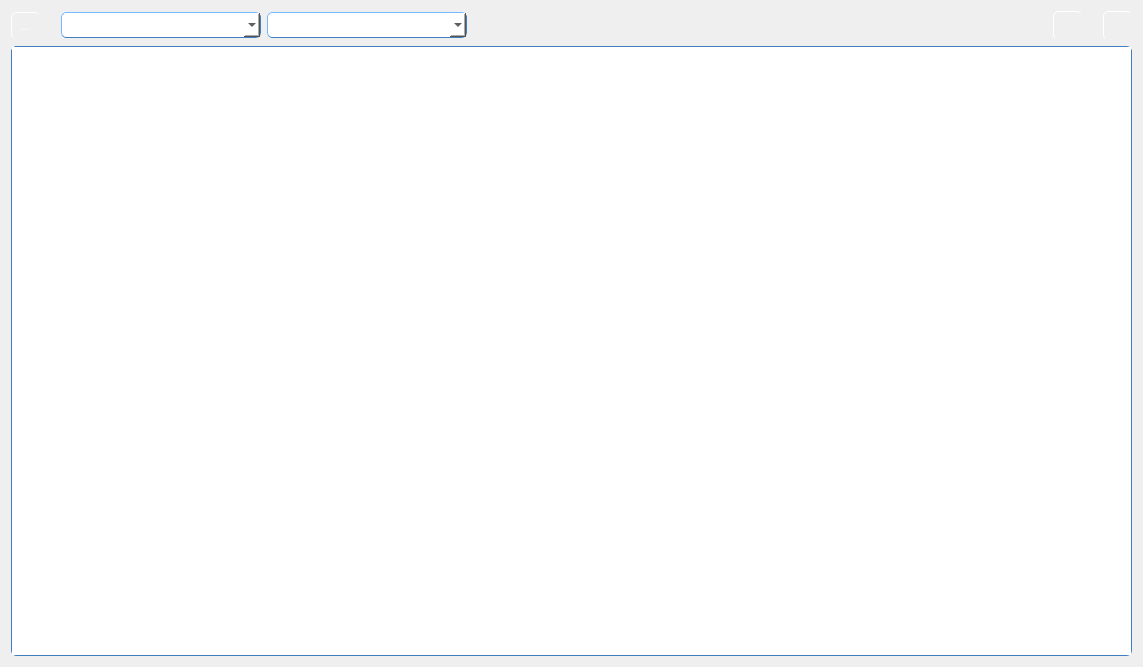
<?xml version="1.0" encoding="UTF-8"?>
<ui version="4.0">
 <class>AccountForm</class>
 <widget class="QWidget" name="AccountForm">
  <property name="geometry">
   <rect>
    <x>0</x>
    <y>0</y>
    <width>1143</width>
    <height>667</height>
   </rect>
  </property>
  <property name="windowTitle">
   <string>Form</string>
  </property>
  <property name="styleSheet">
   <string notr="true">QLineEdit {
               color: black;
               padding: 4px;
               border: 1px solid  rgb(63, 127, 191); 
               border-radius: 5px;
               border-style: outset;
	           font: 10pt &quot;MS Shell Dlg 2&quot;;
              }
QComboBox {
			   color: black;
               padding: 4px;
               border: 1px solid  rgb(63, 127, 191); 
               border-radius: 5px;
               border-style: outset;
               font: 9pt &quot;MS Shell Dlg 2&quot;;
			   background-color: rgb(255, 255, 255);
              }
QTableView {
               color: black;
               border: 1px solid  rgb(63, 127, 191); 
               border-radius: 5px;
	           font: 11pt &quot;MS Shell Dlg 2&quot;;
              }
QHeaderView::section {
   			padding: 4px;
    		height: 40;
}
QLabel {
               color: rgb(32, 74, 135);
               padding: 4px;
               border-radius: 5px;
               border-style: outset;
	           font: 11pt &quot;MS Shell Dlg 2&quot;;
              }
QDateEdit {
               color: black;
               padding: 4px;
               border: 1px solid rgb(63, 127, 191); 
               border-radius: 5px;
               border-style: outset;
	           font: 10pt &quot;MS Shell Dlg 2&quot;;
              }</string>
  </property>
  <layout class="QGridLayout" name="gridLayout_2">
   <item row="0" column="0">
    <layout class="QHBoxLayout" name="horizontalLayout">
     <item>
      <widget class="QToolButton" name="searchButton">
       <property name="styleSheet">
        <string notr="true">QToolButton {
               color: white;
               padding: 4px;
               border: 1px solid rgb(240, 240, 240); 
               border-radius: 5px;
               border-style: outset;
               max-width: 120px;
               font: bold 10pt &quot;MS Shell Dlg 2&quot;;
              }

QToolButton:hover {
               color: white;
               border: 1px solid grey;
               }

QToolButton:pressed {
               color: rgb(0, 0, 197)
               background: shadow;
               border-style: inset;
               }</string>
       </property>
       <property name="text">
        <string>...</string>
       </property>
       <property name="icon">
        <iconset resource="../res/res.qrc">
         <normaloff>:/search.png</normaloff>:/search.png</iconset>
       </property>
      </widget>
     </item>
     <item>
      <spacer name="horizontalSpacer">
       <property name="orientation">
        <enum>Qt::Horizontal</enum>
       </property>
       <property name="sizeType">
        <enum>QSizePolicy::Minimum</enum>
       </property>
       <property name="sizeHint" stdset="0">
        <size>
         <width>15</width>
         <height>20</height>
        </size>
       </property>
      </spacer>
     </item>
     <item>
      <widget class="QComboBox" name="orderBox">
       <property name="sizePolicy">
        <sizepolicy hsizetype="Minimum" vsizetype="Fixed">
         <horstretch>0</horstretch>
         <verstretch>0</verstretch>
        </sizepolicy>
       </property>
       <property name="minimumSize">
        <size>
         <width>200</width>
         <height>0</height>
        </size>
       </property>
      </widget>
     </item>
     <item>
      <widget class="QComboBox" name="equipBox">
       <property name="sizePolicy">
        <sizepolicy hsizetype="Minimum" vsizetype="Fixed">
         <horstretch>0</horstretch>
         <verstretch>0</verstretch>
        </sizepolicy>
       </property>
       <property name="minimumSize">
        <size>
         <width>200</width>
         <height>0</height>
        </size>
       </property>
      </widget>
     </item>
     <item>
      <spacer name="horizontalSpacer_3">
       <property name="orientation">
        <enum>Qt::Horizontal</enum>
       </property>
       <property name="sizeHint" stdset="0">
        <size>
         <width>40</width>
         <height>20</height>
        </size>
       </property>
      </spacer>
     </item>
     <item>
      <widget class="QToolButton" name="refreshButton">
       <property name="styleSheet">
        <string notr="true">QToolButton {
               color: white;
               padding: 4px;
               border: 1px solid rgb(240, 240, 240); 
               border-radius: 5px;
               border-style: outset;
               max-width: 120px;
               font: bold 10pt &quot;MS Shell Dlg 2&quot;;
              }

QToolButton:hover {
               color: white;
               border: 1px solid grey;
               }

QToolButton:pressed {
               color: rgb(0, 0, 197)
               background: shadow;
               border-style: inset;
               }</string>
       </property>
       <property name="text">
        <string/>
       </property>
       <property name="icon">
        <iconset resource="../res/res.qrc">
         <normaloff>:/refresh.png</normaloff>:/refresh.png</iconset>
       </property>
      </widget>
     </item>
     <item>
      <spacer name="horizontalSpacer_2">
       <property name="orientation">
        <enum>Qt::Horizontal</enum>
       </property>
       <property name="sizeType">
        <enum>QSizePolicy::Minimum</enum>
       </property>
       <property name="sizeHint" stdset="0">
        <size>
         <width>15</width>
         <height>20</height>
        </size>
       </property>
      </spacer>
     </item>
     <item>
      <widget class="QToolButton" name="acceptBtn">
       <property name="styleSheet">
        <string notr="true">QToolButton {
               color: white;
               padding: 4px;
               border: 1px solid rgb(240, 240, 240); 
               border-radius: 5px;
               border-style: outset;
               max-width: 120px;
               font: bold 10pt &quot;MS Shell Dlg 2&quot;;
              }

QToolButton:hover {
               color: white;
               border: 1px solid grey;
               }

QToolButton:pressed {
               color: rgb(0, 0, 197)
               background: shadow;
               border-style: inset;
               }</string>
       </property>
       <property name="text">
        <string/>
       </property>
       <property name="icon">
        <iconset resource="../res/res.qrc">
         <normaloff>:/accept.png</normaloff>:/accept.png</iconset>
       </property>
      </widget>
     </item>
    </layout>
   </item>
   <item row="1" column="0">
    <widget class="QTableView" name="mainTableView">
     <property name="contextMenuPolicy">
      <enum>Qt::CustomContextMenu</enum>
     </property>
    </widget>
   </item>
  </layout>
 </widget>
 <resources>
  <include location="../res/res.qrc"/>
 </resources>
 <connections/>
</ui>
